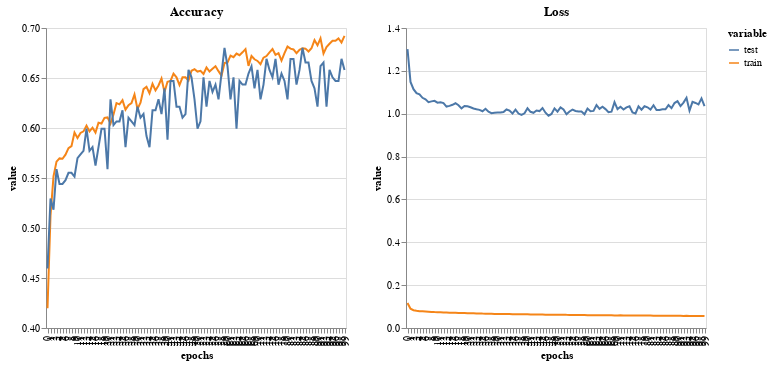

The notebook cell saved with this chart:
### Code cell
# Je crée les dataframes
train_val_acc_df = pd.DataFrame.from_dict(accuracy_stats).reset_index().melt(id_vars=['index']).rename(columns={"index":"epochs"})
train_val_loss_df = pd.DataFrame.from_dict(loss_stats).reset_index().melt(id_vars=['index']).rename(columns={"index":"epochs"})

#je trace loss and accuracy pour train et test


char1=alt.Chart(train_val_acc_df).mark_line().encode(
            x=alt.X('epochs:O',scale=alt.Scale(zero=False)),
            y=alt.Y('value:Q',scale=alt.Scale(zero=False)),
            color='variable:N').properties(height=300,width=300,title='Accuracy')


char2=alt.Chart(train_val_loss_df).mark_line().encode(
            x='epochs:O',
            y='value:Q',
            color='variable:N').properties(height=300,width=300,title='Loss')

alt.hconcat(char1,char2).resolve_scale(y='independent')

### Figure 1 — Vega-Lite specification as saved in the notebook (floating-point values rounded to 4 significant figures; data arrays with more than 128 entries replaced by an {"elided": "..."} marker saying what was removed)
{"config": {"view": {"continuousWidth": 400, "continuousHeight": 300}}, "hconcat": [{"data": {"name": "data-3f897fb31bc0248323c64930f6de8432"}, "mark": "line", "encoding": {"color": {"type": "nominal", "field": "variable"}, "x": {"type": "ordinal", "field": "epochs", "scale": {"zero": false}}, "y": {"type": "quantitative", "field": "value", "scale": {"zero": false}}}, "height": 300, "title": "Accuracy", "width": 300}, {"data": {"name": "data-93c6acf2d7c8c773c0abdb0033f051f0"}, "mark": "line", "encoding": {"color": {"type": "nominal", "field": "variable"}, "x": {"type": "ordinal", "field": "epochs"}, "y": {"type": "quantitative", "field": "value"}}, "height": 300, "title": "Loss", "width": 300}], "resolve": {"scale": {"y": "independent"}}, "$schema": "https://vega.github.io/schema/vega-lite/v4.8.1.json", "datasets": {"data-3f897fb31bc0248323c64930f6de8432": {"elided": "200 records"}, "data-93c6acf2d7c8c773c0abdb0033f051f0": {"elided": "200 records"}}}
